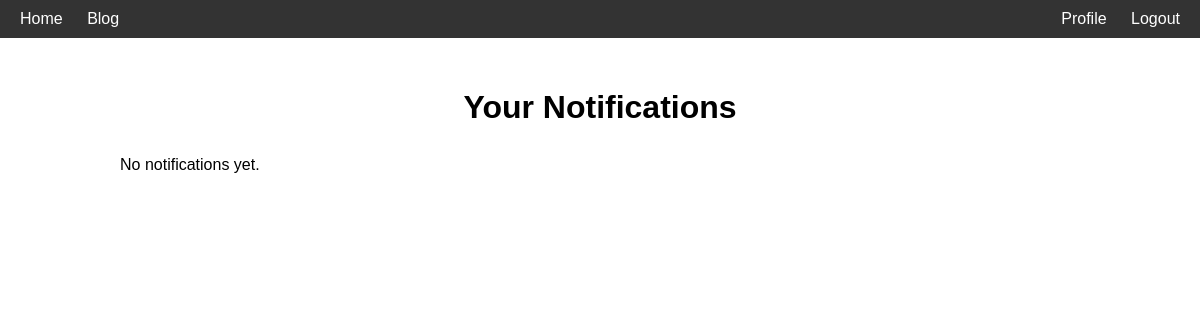
The app's page /notifications/ (signed in), older data.
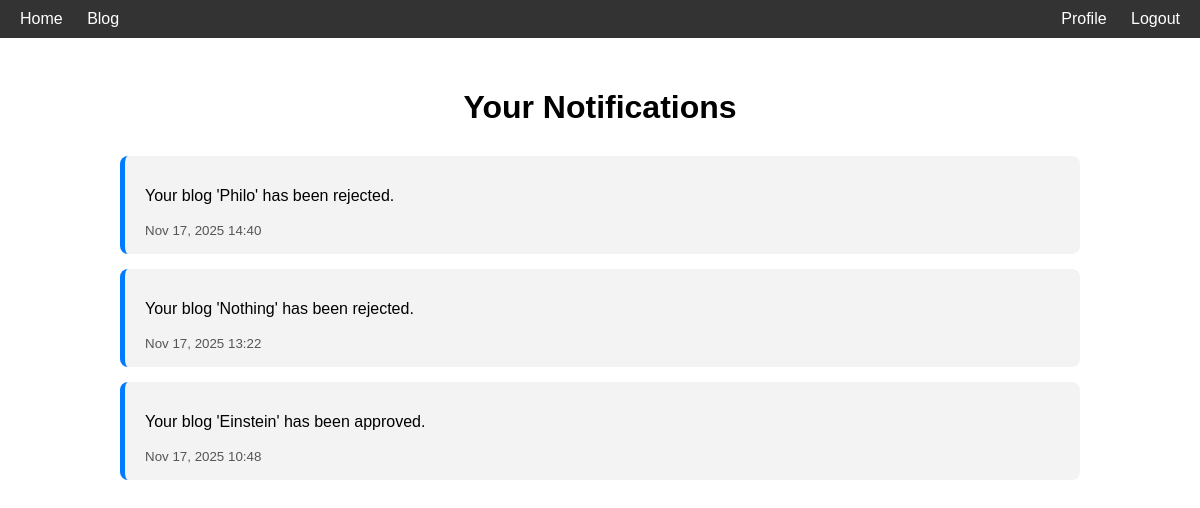
The same page, newer data.
### myblog/models.py (models this page shows, shortened)
class Notification(models.Model):
    user = models.ForeignKey(User, on_delete=models.CASCADE, related_name='notifications')
    message = models.CharField(max_length=200)
    is_read = models.BooleanField(default=False)
    created_at = models.DateTimeField(auto_now_add=True)

### myblog/views.py (the view)
# urls.py: path('notifications/', views.Notifications, name='notifications'),
@login_required
def Notifications(request):
    notifications = Notification.objects.filter(user=request.user).order_by('-created_at')
    notifications.filter(is_read=False).update(is_read=True)
    return render(request, "notifications.html", {
        "notifications": notifications
    })

### myblog/context_processor.py (called while the page is built)
def unread_notifications(request):
    if request.user.is_authenticated:
        count = Notification.objects.filter(user=request.user, is_read=False).count()
    else:
        count = 0
    return {"unread_notifications": count}

### templates/notifications.html (shortened to what this page needs)
{% load static %}
<!DOCTYPE html>
<html lang="en">
<head>
    <link rel="stylesheet" href="{% static 'css/notifications.css' %}">
</head>
<body>
<div class="navbar">
    <div class="nav-left">
        <a href="{% url 'home' %}">Home</a>
        <a href="{% url 'blog_list' %}">Blog</a>
    </div>
    <div class="nav-right">
        {% if user.is_authenticated %}
            <a href="{% url 'profile' %}">Profile</a>
            <a href="{% url 'logout' %}">Logout</a>
        {% endif %}
    </div>
</div>
<div class="container">
    <h1>Your Notifications</h1>
    {% if notifications %}
        <div class="notification-list">
            {% for note in notifications %}
            <div class="notification-card {% if not note.is_read %} unread {% endif %}">
                <p>{{ note.message }}</p>
                <small>{{ note.created_at|date:"M d, Y H:i" }}</small>
            </div>
            {% endfor %}
        </div>
    {% else %}
        <p>No notifications yet.</p>
    {% endif %}
</div>
</body>
</html>

Row changes from the older to the newer data that the page shows:
added Notification: message "Your blog 'Philo' has been rejected.", created_at "Nov 17, 2025 14:40"
added Notification: message "Your blog 'Nothing' has been rejected.", created_at "Nov 17, 2025 13:22"
added Notification: message "Your blog 'Einstein' has been approved.", created_at "Nov 17, 2025 10:48"
Text that changed along with them:
text no longer shown: "No notifications yet."
